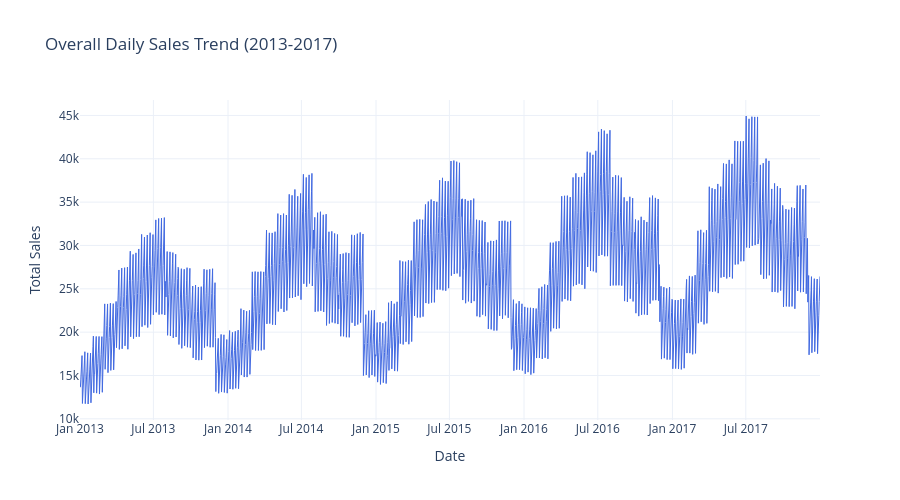

Write notebook code for a chart like this one.
### Code cell
# Sales over time - Overall trend
daily_sales = df_train.groupby('date')['sales'].sum().reset_index()

fig = go.Figure()
fig.add_trace(go.Scatter(x=daily_sales['date'], y=daily_sales['sales'],
                         mode='lines', name='Daily Sales',
                         line=dict(color='royalblue', width=1)))

fig.update_layout(
    title='Overall Daily Sales Trend (2013-2017)',
    xaxis_title='Date',
    yaxis_title='Total Sales',
    height=500,
    hovermode='x unified',
    template='plotly_white'
)

fig.show()

### Figure 1 — Plotly figure (JSON) as saved in the notebook; plotly's stock layout.template omitted (floating-point values rounded to 4 significant figures; data arrays with more than 128 entries replaced by an {"elided": "..."} marker saying what was removed)
{"data": [{"line": {"color": "royalblue", "width": 1}, "mode": "lines", "name": "Daily Sales", "type": "scatter", "x": {"elided": "1826 str values"}, "y": {"elided": "1826 int values"}}], "layout": {"height": 500, "hovermode": "x unified", "title": {"text": "Overall Daily Sales Trend (2013-2017)"}, "xaxis": {"title": {"text": "Date"}}, "yaxis": {"title": {"text": "Total Sales"}}}}
